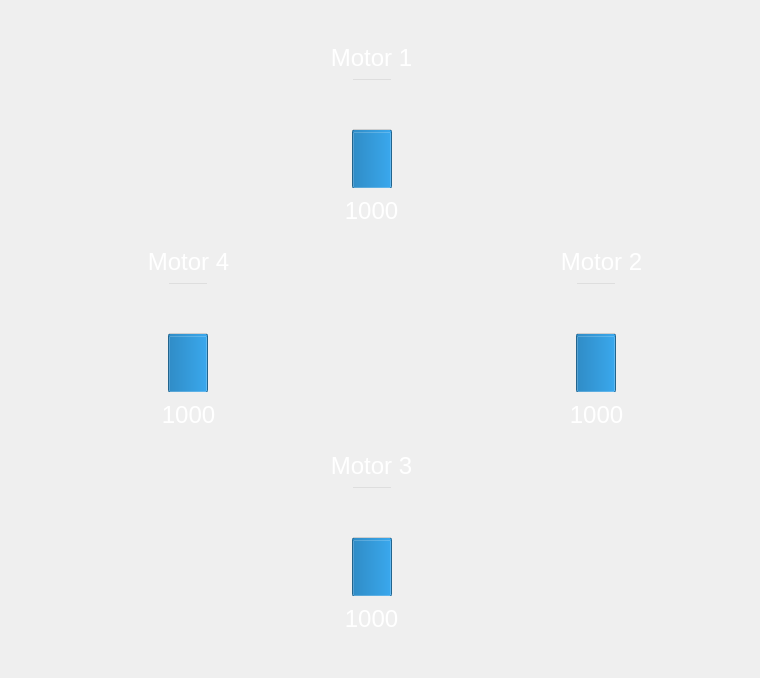
        <widget class="QWidget" name="QuadPlus">
         <layout class="QGridLayout" name="gridLayout_2">
          <item row="0" column="1">
           <spacer name="verticalSpacer_21">
            <property name="orientation">
             <enum>Qt::Vertical</enum>
            </property>
            <property name="sizeHint" stdset="0">
             <size>
              <width>20</width>
              <height>13</height>
             </size>
            </property>
           </spacer>
          </item>
          <item row="1" column="0">
           <spacer name="horizontalSpacer_14">
            <property name="orientation">
             <enum>Qt::Horizontal</enum>
            </property>
            <property name="sizeHint" stdset="0">
             <size>
              <width>57</width>
              <height>20</height>
             </size>
            </property>
           </spacer>
          </item>
          <item row="2" column="2">
           <spacer name="horizontalSpacer_15">
            <property name="orientation">
             <enum>Qt::Horizontal</enum>
            </property>
            <property name="sizeHint" stdset="0">
             <size>
              <width>56</width>
              <height>20</height>
             </size>
            </property>
           </spacer>
          </item>
          <item row="3" column="1">
           <spacer name="verticalSpacer_20">
            <property name="orientation">
             <enum>Qt::Vertical</enum>
            </property>
            <property name="sizeHint" stdset="0">
             <size>
              <width>20</width>
              <height>18</height>
             </size>
            </property>
           </spacer>
          </item>
          <item row="1" column="1" rowspan="2">
           <widget class="QFrame" name="QuadPlusFrame">
            <property name="sizePolicy">
             <sizepolicy hsizetype="Fixed" vsizetype="Fixed">
              <horstretch>0</horstretch>
              <verstretch>0</verstretch>
             </sizepolicy>
            </property>
            <property name="minimumSize">
             <size>
              <width>625</width>
              <height>625</height>
             </size>
            </property>
            <property name="maximumSize">
             <size>
              <width>625</width>
              <height>625</height>
             </size>
            </property>
            <property name="styleSheet">
             <string notr="true">background-color: rgba(255, 255, 255, 0);</string>
            </property>
            <property name="frameShape">
             <enum>QFrame::StyledPanel</enum>
            </property>
            <property name="frameShadow">
             <enum>QFrame::Raised</enum>
            </property>
            <layout class="QGridLayout" name="gridLayout_5">
             <item row="0" column="1" colspan="2">
              <widget class="QFrame" name="QuadPlus1">
               <property name="sizePolicy">
                <sizepolicy hsizetype="Fixed" vsizetype="Fixed">
                 <horstretch>0</horstretch>
                 <verstretch>0</verstretch>
                </sizepolicy>
               </property>
               <property name="minimumSize">
                <size>
                 <width>200</width>
                 <height>200</height>
                </size>
               </property>
               <property name="maximumSize">
                <size>
                 <width>200</width>
                 <height>200</height>
                </size>
               </property>
               <property name="styleSheet">
                <string notr="true">QFrame
{
   background-color: rgba(255, 255, 255, 0);
   border-image: url(:/images/resources/CW.png) 0 0 0 0 stretch stretch;
   border-width: 0px;
}</string>
               </property>
               <property name="frameShape">
                <enum>QFrame::StyledPanel</enum>
               </property>
               <property name="frameShadow">
                <enum>QFrame::Raised</enum>
               </property>
               <widget class="QLabel" name="QuadPlus1Label">
                <property name="geometry">
                 <rect>
                  <x>9</x>
                  <y>9</y>
                  <width>161</width>
                  <height>29</height>
                 </rect>
                </property>
                <property name="minimumSize">
                 <size>
                  <width>82</width>
                  <height>0</height>
                 </size>
                </property>
                <property name="font">
                 <font>
                  <pointsize>18</pointsize>
                 </font>
                </property>
                <property name="styleSheet">
                 <string notr="true">color:white;
border-image:none;</string>
                </property>
                <property name="text">
                 <string>Motor 1</string>
                </property>
                <property name="alignment">
                 <set>Qt::AlignCenter</set>
                </property>
               </widget>
               <widget class="QLabel" name="QuadPlus1Value">
                <property name="geometry">
                 <rect>
                  <x>9</x>
                  <y>162</y>
                  <width>161</width>
                  <height>29</height>
                 </rect>
                </property>
                <property name="minimumSize">
                 <size>
                  <width>25</width>
                  <height>0</height>
                 </size>
                </property>
                <property name="font">
                 <font>
                  <pointsize>18</pointsize>
                 </font>
                </property>
                <property name="styleSheet">
                 <string notr="true">color:white;
border-image:none;</string>
                </property>
                <property name="text">
                 <string>1000</string>
                </property>
                <property name="alignment">
                 <set>Qt::AlignCenter</set>
                </property>
               </widget>
               <widget class="QProgressBar" name="QuadPlus1Motor">
                <property name="geometry">
                 <rect>
                  <x>70</x>
                  <y>44</y>
                  <width>40</width>
                  <height>111</height>
                 </rect>
                </property>
                <property name="sizePolicy">
                 <sizepolicy hsizetype="Fixed" vsizetype="Expanding">
                  <horstretch>0</horstretch>
                  <verstretch>0</verstretch>
                 </sizepolicy>
                </property>
                <property name="minimumSize">
                 <size>
                  <width>40</width>
                  <height>0</height>
                 </size>
                </property>
                <property name="maximumSize">
                 <size>
                  <width>50</width>
                  <height>16777215</height>
                 </size>
                </property>
                <property name="minimum">
                 <number>1000</number>
                </property>
                <property name="maximum">
                 <number>2000</number>
                </property>
                <property name="value">
                 <number>1500</number>
                </property>
                <property name="alignment">
                 <set>Qt::AlignCenter</set>
                </property>
                <property name="textVisible">
                 <bool>false</bool>
                </property>
                <property name="orientation">
                 <enum>Qt::Vertical</enum>
                </property>
                <property name="invertedAppearance">
                 <bool>false</bool>
                </property>
               </widget>
              </widget>
             </item>
             <item row="1" column="0">
              <widget class="QFrame" name="QuadPlus4">
               <property name="sizePolicy">
                <sizepolicy hsizetype="Fixed" vsizetype="Fixed">
                 <horstretch>0</horstretch>
                 <verstretch>0</verstretch>
                </sizepolicy>
               </property>
               <property name="minimumSize">
                <size>
                 <width>200</width>
                 <height>200</height>
                </size>
               </property>
               <property name="maximumSize">
                <size>
                 <width>200</width>
                 <height>200</height>
                </size>
               </property>
               <property name="styleSheet">
                <string notr="true">QFrame
{
   background-color: rgba(255, 255, 255, 0);
   border-image: url(:/images/resources/CCW.png) 0 0 0 0 stretch stretch;
   border-width: 0px;
}</string>
               </property>
               <property name="frameShape">
                <enum>QFrame::StyledPanel</enum>
               </property>
               <property name="frameShadow">
                <enum>QFrame::Raised</enum>
               </property>
               <widget class="QLabel" name="QuadPlus4Label">
                <property name="geometry">
                 <rect>
                  <x>35</x>
                  <y>9</y>
                  <width>151</width>
                  <height>29</height>
                 </rect>
                </property>
                <property name="font">
                 <font>
                  <pointsize>18</pointsize>
                 </font>
                </property>
                <property name="styleSheet">
                 <string notr="true">color:white;
border-image:none;</string>
                </property>
                <property name="text">
                 <string>Motor 4</string>
                </property>
                <property name="alignment">
                 <set>Qt::AlignCenter</set>
                </property>
               </widget>
               <widget class="QLabel" name="QuadPlus4Value">
                <property name="geometry">
                 <rect>
                  <x>35</x>
                  <y>162</y>
                  <width>151</width>
                  <height>29</height>
                 </rect>
                </property>
                <property name="font">
                 <font>
                  <pointsize>18</pointsize>
                 </font>
                </property>
                <property name="styleSheet">
                 <string notr="true">color:white;
border-image:none;</string>
                </property>
                <property name="text">
                 <string>1000</string>
                </property>
                <property name="alignment">
                 <set>Qt::AlignCenter</set>
                </property>
               </widget>
               <widget class="QProgressBar" name="QuadPlus4Motor">
                <property name="geometry">
                 <rect>
                  <x>90</x>
                  <y>44</y>
                  <width>40</width>
                  <height>111</height>
                 </rect>
                </property>
                <property name="sizePolicy">
                 <sizepolicy hsizetype="Fixed" vsizetype="Expanding">
                  <horstretch>0</horstretch>
                  <verstretch>0</verstretch>
                 </sizepolicy>
                </property>
                <property name="minimumSize">
                 <size>
                  <width>40</width>
                  <height>0</height>
                 </size>
                </property>
                <property name="maximumSize">
                 <size>
                  <width>50</width>
                  <height>16777215</height>
                 </size>
                </property>
                <property name="minimum">
                 <number>1000</number>
                </property>
                <property name="maximum">
                 <number>2000</number>
                </property>
                <property name="value">
                 <number>1500</number>
                </property>
                <property name="alignment">
                 <set>Qt::AlignCenter</set>
                </property>
                <property name="textVisible">
                 <bool>false</bool>
                </property>
                <property name="orientation">
                 <enum>Qt::Vertical</enum>
                </property>
                <property name="invertedAppearance">
                 <bool>false</bool>
                </property>
               </widget>
              </widget>
             </item>
             <item row="1" column="1">
              <widget class="QFrame" name="QuadPlusFCB">
               <property name="sizePolicy">
                <sizepolicy hsizetype="Fixed" vsizetype="Fixed">
                 <horstretch>0</horstretch>
                 <verstretch>0</verstretch>
                </sizepolicy>
               </property>
               <property name="minimumSize">
                <size>
                 <width>200</width>
                 <height>200</height>
                </size>
               </property>
               <property name="maximumSize">
                <size>
                 <width>200</width>
                 <height>200</height>
                </size>
               </property>
               <property name="styleSheet">
                <string notr="true">background-color: rgba(255, 255, 255, 0);
image: url(:/images/resources/AQ32Sticker.png);</string>
               </property>
               <property name="frameShape">
                <enum>QFrame::StyledPanel</enum>
               </property>
               <property name="frameShadow">
                <enum>QFrame::Raised</enum>
               </property>
              </widget>
             </item>
             <item row="1" column="2">
              <widget class="QFrame" name="QuadPlus2">
               <property name="sizePolicy">
                <sizepolicy hsizetype="Fixed" vsizetype="Fixed">
                 <horstretch>0</horstretch>
                 <verstretch>0</verstretch>
                </sizepolicy>
               </property>
               <property name="minimumSize">
                <size>
                 <width>200</width>
                 <height>200</height>
                </size>
               </property>
               <property name="maximumSize">
                <size>
                 <width>200</width>
                 <height>200</height>
                </size>
               </property>
               <property name="styleSheet">
                <string notr="true">QFrame
{
   background-color: rgba(255, 255, 255, 0);
   border-image: url(:/images/resources/CCW.png) 0 0 0 0 stretch stretch;
   border-width: 0px;
}</string>
               </property>
               <property name="frameShape">
                <enum>QFrame::StyledPanel</enum>
               </property>
               <property name="frameShadow">
                <enum>QFrame::Raised</enum>
               </property>
               <widget class="QLabel" name="QuadPlus2Value">
                <property name="geometry">
                 <rect>
                  <x>35</x>
                  <y>162</y>
                  <width>151</width>
                  <height>29</height>
                 </rect>
                </property>
                <property name="font">
                 <font>
                  <pointsize>18</pointsize>
                 </font>
                </property>
                <property name="styleSheet">
                 <string notr="true">color:white;
border-image:none;</string>
                </property>
                <property name="text">
                 <string>1000</string>
                </property>
                <property name="alignment">
                 <set>Qt::AlignCenter</set>
                </property>
               </widget>
               <widget class="QLabel" name="QuadPlus2Label">
                <property name="geometry">
                 <rect>
                  <x>35</x>
                  <y>9</y>
                  <width>161</width>
                  <height>29</height>
                 </rect>
                </property>
                <property name="font">
                 <font>
                  <pointsize>18</pointsize>
                 </font>
                </property>
                <property name="styleSheet">
                 <string notr="true">color:white;
border-image:none;</string>
                </property>
                <property name="text">
                 <string>Motor 2</string>
                </property>
                <property name="alignment">
                 <set>Qt::AlignCenter</set>
                </property>
               </widget>
               <widget class="QProgressBar" name="QuadPlus2Motor">
                <property name="geometry">
                 <rect>
                  <x>90</x>
                  <y>44</y>
                  <width>40</width>
                  <height>111</height>
                 </rect>
                </property>
                <property name="sizePolicy">
                 <sizepolicy hsizetype="Fixed" vsizetype="Expanding">
                  <horstretch>0</horstretch>
                  <verstretch>0</verstretch>
                 </sizepolicy>
                </property>
                <property name="minimumSize">
                 <size>
                  <width>40</width>
                  <height>0</height>
                 </size>
                </property>
                <property name="maximumSize">
                 <size>
                  <width>50</width>
                  <height>16777215</height>
                 </size>
                </property>
                <property name="minimum">
                 <number>1000</number>
                </property>
                <property name="maximum">
                 <number>2000</number>
                </property>
                <property name="value">
                 <number>1500</number>
                </property>
                <property name="alignment">
                 <set>Qt::AlignCenter</set>
                </property>
                <property name="textVisible">
                 <bool>false</bool>
                </property>
                <property name="orientation">
                 <enum>Qt::Vertical</enum>
                </property>
                <property name="invertedAppearance">
                 <bool>false</bool>
                </property>
               </widget>
              </widget>
             </item>
             <item row="2" column="1" colspan="2">
              <widget class="QFrame" name="QuadPlus3">
               <property name="sizePolicy">
                <sizepolicy hsizetype="Fixed" vsizetype="Fixed">
                 <horstretch>0</horstretch>
                 <verstretch>0</verstretch>
                </sizepolicy>
               </property>
               <property name="minimumSize">
                <size>
                 <width>200</width>
                 <height>200</height>
                </size>
               </property>
               <property name="maximumSize">
                <size>
                 <width>200</width>
                 <height>200</height>
                </size>
               </property>
               <property name="styleSheet">
                <string notr="true">QFrame
{
   background-color: rgba(255, 255, 255, 0);
   border-image: url(:/images/resources/CW.png) 0 0 0 0 stretch stretch;
   border-width: 0px;
}</string>
               </property>
               <property name="frameShape">
                <enum>QFrame::StyledPanel</enum>
               </property>
               <property name="frameShadow">
                <enum>QFrame::Raised</enum>
               </property>
               <widget class="QLabel" name="QuadPlus3Label">
                <property name="geometry">
                 <rect>
                  <x>9</x>
                  <y>9</y>
                  <width>161</width>
                  <height>29</height>
                 </rect>
                </property>
                <property name="font">
                 <font>
                  <pointsize>18</pointsize>
                 </font>
                </property>
                <property name="styleSheet">
                 <string notr="true">color:white;
border-image:none;</string>
                </property>
                <property name="text">
                 <string>Motor 3</string>
                </property>
                <property name="alignment">
                 <set>Qt::AlignCenter</set>
                </property>
               </widget>
               <widget class="QLabel" name="QuadPlus3Value">
                <property name="geometry">
                 <rect>
                  <x>9</x>
                  <y>162</y>
                  <width>161</width>
                  <height>29</height>
                 </rect>
                </property>
                <property name="font">
                 <font>
                  <pointsize>18</pointsize>
                 </font>
                </property>
                <property name="styleSheet">
                 <string notr="true">color:white;
border-image:none;</string>
                </property>
                <property name="text">
                 <string>1000</string>
                </property>
                <property name="alignment">
                 <set>Qt::AlignCenter</set>
                </property>
               </widget>
               <widget class="QProgressBar" name="QuadPlus3Motor">
                <property name="geometry">
                 <rect>
                  <x>70</x>
                  <y>44</y>
                  <width>40</width>
                  <height>111</height>
                 </rect>
                </property>
                <property name="sizePolicy">
                 <sizepolicy hsizetype="Fixed" vsizetype="Expanding">
                  <horstretch>0</horstretch>
                  <verstretch>0</verstretch>
                 </sizepolicy>
                </property>
                <property name="minimumSize">
                 <size>
                  <width>40</width>
                  <height>0</height>
                 </size>
                </property>
                <property name="maximumSize">
                 <size>
                  <width>50</width>
                  <height>16777215</height>
                 </size>
                </property>
                <property name="minimum">
                 <number>1000</number>
                </property>
                <property name="maximum">
                 <number>2000</number>
                </property>
                <property name="value">
                 <number>1500</number>
                </property>
                <property name="alignment">
                 <set>Qt::AlignCenter</set>
                </property>
                <property name="textVisible">
                 <bool>false</bool>
                </property>
                <property name="orientation">
                 <enum>Qt::Vertical</enum>
                </property>
                <property name="invertedAppearance">
                 <bool>false</bool>
                </property>
               </widget>
              </widget>
             </item>
            </layout>
           </widget>
          </item>
         </layout>
        </widget>
